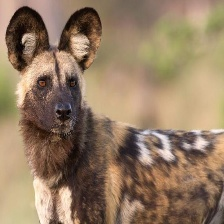
#> input picture dogsphotos/AFRICAN WILD DOG (1).jpg, 224 x 224 px, found by its file name; its folder holds 5 pictures in this run
$ python dogbreeddetection.py
#> lines starting #> are read from the running program, lines starting #| are printed output that depends on the picture
import tensorflow as tf
import cv2
import random
import numpy as np
import matplotlib.pyplot as plt
import os
import tensorflow as tf
from tensorflow.keras.applications import *
from tensorflow.keras.models import *
from tensorflow.keras.layers import *
from tensorflow.keras.utils import load_img
lt = [cv2.ROTATE_180,cv2.ROTATE_90_COUNTERCLOCKWISE,cv2.ROTATE_90_CLOCKWISE]
def brightness(img):
    value = random.uniform(0.5, 2)
    hsv = cv2.cvtColor(img, cv2.COLOR_BGR2HSV)
    hsv = np.array(hsv, dtype = np.float64)
    hsv[:,:,1] = hsv[:,:,1]*value
    hsv[:,:,1][hsv[:,:,1]>255]  = 255
    hsv[:,:,2] = hsv[:,:,2]*value
    hsv[:,:,2][hsv[:,:,2]>255]  = 255
    hsv = np.array(hsv, dtype = np.uint8)
    img = cv2.cvtColor(hsv, cv2.COLOR_HSV2BGR)
    return img
from google.colab import drive
drive.mount('/content/drive')
#assigning directory
import pathlib
import glob
directory=pathlib.Path("/content/drive/MyDrive/dogsphotos")
resultant="/content/augmentedimages"
items = os.listdir(directory)

classes=[]
count=0
images = []
labels=[]
for i in items:
    i1 = 0
    print(i)
    classes.append(i)
    path1 = f"{directory}/{i}"
    a = random.randint(5,10)
    img = cv2.imread(path1)
#> img is the input picture: shape (224, 224, 3); mean B, G, R 99.8, 124.4, 148.2
    img = cv2.resize(img,(224,224))
    k = i.split(".")[0]
    cv2.imwrite(f"{resultant}\{k}{i1}.jpg",img)

    i1+=1
    while a!=0:
        img = cv2.rotate(img,lt[random.randint(0,2)])
        images.append(img)
        cv2.imwrite(f"{resultant}\{k}{i1}.jpg",img)
        i1+=1
        labels.append(count)
        if a%2==0:
            img = brightness(img)
            images.append(img)
            cv2.imwrite(f"{resultant}\{k}{i1}.jpg",img)
            i1+=1
            labels.append(count)
        a-=1
#> this loop made 8 passes
#> pass 1, `img = cv2.rotate(img,lt[random.randint(0,2)])`:
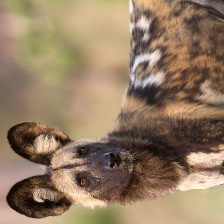
#> img: shape (224, 224, 3); mean B, G, R 99.8, 124.4, 148.2
#> after the loop:
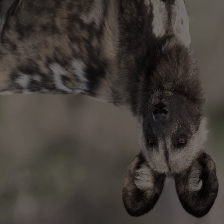
#> img: shape (224, 224, 3); mean B, G, R 55.3, 60.1, 66
#> after the loop, a = 0; i1 = 13; images = 12 items; labels = [0, 0, 0, 0, 0, 0, 0, 0, 0, 0, 0, 0]
    count+=1
#> pass 2 of the loop `for i in items:`:
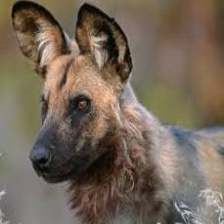
#> input picture dogsphotos/AFRICAN WILD DOG (2).jpg, 224 x 224 px, found by its file name
#> img is the input picture: shape (224, 224, 3); mean B, G, R 88.1, 102.7, 116.6
#> the loop `while a!=0:` made 5 passes
#> pass 1, `img = cv2.rotate(img,lt[random.randint(0,2)])`:
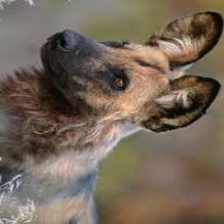
#> img: shape (224, 224, 3); mean B, G, R 88.1, 102.7, 116.6
#> after the loop `while a!=0:`:
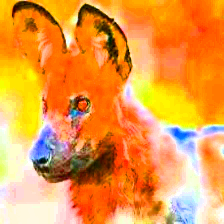
#> img: shape (224, 224, 3); mean B, G, R 69.9, 154.5, 235.2
#> after the loop `while a!=0:`: a = 0; i1 = 8; images = 19 items; labels = [0, 0, 0, 0, 0, 0, 0, 0, 0, 0, 0, 0, 1, 1, 1, 1, 1, 1, 1]
#> pass 3 of the loop `for i in items:`:
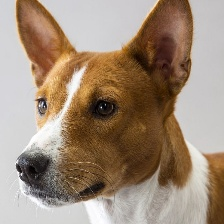
#> input picture dogsphotos/BASENJI (1).jpg, 224 x 224 px, found by its file name
#> img is the input picture: shape (224, 224, 3); mean B, G, R 120.7, 139.3, 159.2
#> the loop `while a!=0:` made 7 passes
#> pass 1, `img = cv2.rotate(img,lt[random.randint(0,2)])`:
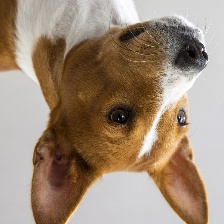
#> img: shape (224, 224, 3); mean B, G, R 120.7, 139.3, 159.2
#> after the loop `while a!=0:`:
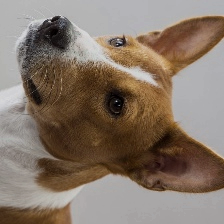
#> img: shape (224, 224, 3); mean B, G, R 105.2, 118.1, 133.3
#> after the loop `while a!=0:`: a = 0; i1 = 11; images = 29 items; labels = 29 values from 0 to 2
#> the loop made 5 passes; the first 3 are shown
images = np.array(images)
labels = np.array(labels)

images.shape

# change the model here for alternatives

#> (the run stopped early here; a loop or call above may not have finished)
